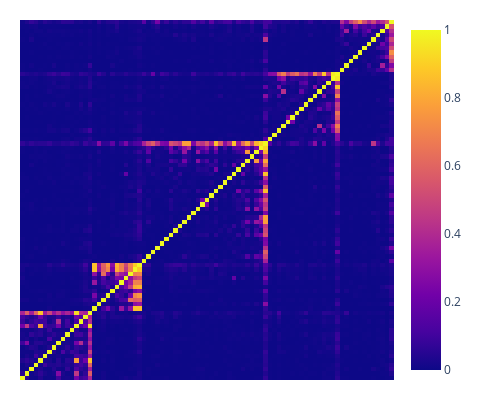

Here is the notebook cell this chart was saved with:
### Code cell
make_big_heatmap(['Machine learning','Gamma-Ray Bursts (GRBs)', 'Black holes', 'Periodicity detection methods', 'Gas dynamics'], families_64_a, model_64_a, display = 'cooc')

### Figure 1 — Plotly figure (JSON) as saved in the notebook; plotly's stock layout.template omitted (floating-point values rounded to 4 significant figures; data arrays with more than 128 entries replaced by an {"elided": "..."} marker saying what was removed)
{"data": [{"hoverongaps": false, "hovertemplate": "Name: %{x} <br> %{y} <br> %{z}", "type": "heatmap", "z": {"elided": "83x83 float values"}}], "layout": {"height": 400, "margin": {"b": 20, "l": 20, "r": 20, "t": 20}, "width": 480, "xaxis": {"showticklabels": false}, "yaxis": {"showticklabels": false}}}
